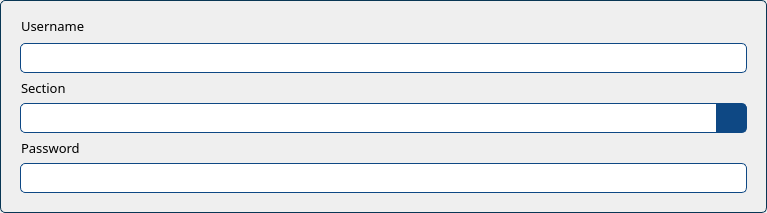
<?xml version="1.0" encoding="UTF-8"?>
<ui version="4.0">
 <class>w_student_item</class>
 <widget class="QWidget" name="w_student_item">
  <property name="geometry">
   <rect>
    <x>0</x>
    <y>0</y>
    <width>767</width>
    <height>213</height>
   </rect>
  </property>
  <property name="styleSheet">
   <string notr="true">QWidget#w_student_item {
  padding: 1px 5px;
  border: 1px solid #083654;
  border-radius: 5px;
}

QLineEdit {
  	padding: 1px 5px;
  	border: 1px solid #0e4884;
  	border-radius: 5px;
}

QPushButton {
  padding: 5px;
  border: 1px solid #0e4884;
  background-color: #0e4884;
}

QLineEdit:focus,
QLineEdit:hover,
QPushButton:focus,
QPushButton:hover {
  border: 1px solid #256eff;
  outline: none;
}

QPushButton:pressed {
  background-color: #072f49;
}
</string>
  </property>
  <layout class="QVBoxLayout" name="verticalLayout">
   <property name="leftMargin">
    <number>20</number>
   </property>
   <property name="topMargin">
    <number>15</number>
   </property>
   <property name="rightMargin">
    <number>20</number>
   </property>
   <property name="bottomMargin">
    <number>20</number>
   </property>
   <item>
    <layout class="QHBoxLayout" name="horizontalLayout_32">
     <property name="spacing">
      <number>0</number>
     </property>
     <property name="sizeConstraint">
      <enum>QLayout::SetMinimumSize</enum>
     </property>
     <item>
      <widget class="QLabel" name="label_38">
       <property name="sizePolicy">
        <sizepolicy hsizetype="Fixed" vsizetype="Expanding">
         <horstretch>0</horstretch>
         <verstretch>0</verstretch>
        </sizepolicy>
       </property>
       <property name="font">
        <font>
         <family>Barlow</family>
         <pointsize>10</pointsize>
        </font>
       </property>
       <property name="text">
        <string>Username</string>
       </property>
       <property name="indent">
        <number>1</number>
       </property>
      </widget>
     </item>
     <item>
      <spacer name="horizontalSpacer_25">
       <property name="orientation">
        <enum>Qt::Horizontal</enum>
       </property>
       <property name="sizeHint" stdset="0">
        <size>
         <width>40</width>
         <height>20</height>
        </size>
       </property>
      </spacer>
     </item>
     <item>
      <widget class="QPushButton" name="btn_student_item_close">
       <property name="sizePolicy">
        <sizepolicy hsizetype="Fixed" vsizetype="Fixed">
         <horstretch>0</horstretch>
         <verstretch>0</verstretch>
        </sizepolicy>
       </property>
       <property name="minimumSize">
        <size>
         <width>20</width>
         <height>20</height>
        </size>
       </property>
       <property name="maximumSize">
        <size>
         <width>20</width>
         <height>20</height>
        </size>
       </property>
       <property name="cursor">
        <cursorShape>PointingHandCursor</cursorShape>
       </property>
       <property name="styleSheet">
        <string notr="true">QPushButton{
	border: none;
	border-radius: none;
	background: none;
	background-repeat: none;
	background-image: url(:/icons/close.png);
	background-position: center center;
}

QPushButton:hover{
	background: none;
	background-repeat: none;
	background-image: url(:/icons/close_2.png);
	background-position: center center;
}</string>
       </property>
      </widget>
     </item>
    </layout>
   </item>
   <item>
    <widget class="QLineEdit" name="txt_student_item_username">
     <property name="minimumSize">
      <size>
       <width>0</width>
       <height>30</height>
      </size>
     </property>
     <property name="font">
      <font>
       <family>Barlow</family>
       <pointsize>10</pointsize>
      </font>
     </property>
    </widget>
   </item>
   <item>
    <widget class="QLabel" name="label_39">
     <property name="sizePolicy">
      <sizepolicy hsizetype="Preferred" vsizetype="Fixed">
       <horstretch>0</horstretch>
       <verstretch>0</verstretch>
      </sizepolicy>
     </property>
     <property name="font">
      <font>
       <family>Barlow</family>
       <pointsize>10</pointsize>
      </font>
     </property>
     <property name="text">
      <string>Section</string>
     </property>
     <property name="indent">
      <number>1</number>
     </property>
    </widget>
   </item>
   <item>
    <layout class="QHBoxLayout" name="horizontalLayout_41">
     <property name="spacing">
      <number>0</number>
     </property>
     <item>
      <widget class="QLineEdit" name="txt_student_item_section">
       <property name="sizePolicy">
        <sizepolicy hsizetype="Expanding" vsizetype="Fixed">
         <horstretch>0</horstretch>
         <verstretch>0</verstretch>
        </sizepolicy>
       </property>
       <property name="minimumSize">
        <size>
         <width>0</width>
         <height>30</height>
        </size>
       </property>
       <property name="font">
        <font>
         <family>Barlow</family>
         <pointsize>10</pointsize>
        </font>
       </property>
       <property name="styleSheet">
        <string notr="true">border-radius: none;
border-top-left-radius: 5px;
border-bottom-left-radius: 5px;</string>
       </property>
      </widget>
     </item>
     <item>
      <widget class="QPushButton" name="btn_student_item_get_section">
       <property name="sizePolicy">
        <sizepolicy hsizetype="Fixed" vsizetype="Fixed">
         <horstretch>0</horstretch>
         <verstretch>0</verstretch>
        </sizepolicy>
       </property>
       <property name="minimumSize">
        <size>
         <width>30</width>
         <height>30</height>
        </size>
       </property>
       <property name="maximumSize">
        <size>
         <width>30</width>
         <height>30</height>
        </size>
       </property>
       <property name="font">
        <font>
         <family>Barlow</family>
         <pointsize>12</pointsize>
         <weight>75</weight>
         <bold>true</bold>
        </font>
       </property>
       <property name="cursor">
        <cursorShape>PointingHandCursor</cursorShape>
       </property>
       <property name="styleSheet">
        <string notr="true">border-top-right-radius: 5px;
border-bottom-right-radius: 5px;</string>
       </property>
       <property name="text">
        <string/>
       </property>
       <property name="icon">
        <iconset resource="C:/Users/moral/Desktop/Resources/Resources.qrc">
         <normaloff>:/icons/search.png</normaloff>:/icons/search.png</iconset>
       </property>
       <property name="iconSize">
        <size>
         <width>18</width>
         <height>18</height>
        </size>
       </property>
      </widget>
     </item>
    </layout>
   </item>
   <item>
    <widget class="QLabel" name="label_33">
     <property name="sizePolicy">
      <sizepolicy hsizetype="Preferred" vsizetype="Fixed">
       <horstretch>0</horstretch>
       <verstretch>0</verstretch>
      </sizepolicy>
     </property>
     <property name="font">
      <font>
       <family>Barlow</family>
       <pointsize>10</pointsize>
      </font>
     </property>
     <property name="text">
      <string>Password</string>
     </property>
     <property name="indent">
      <number>1</number>
     </property>
    </widget>
   </item>
   <item>
    <widget class="QLineEdit" name="txt_student_item_password">
     <property name="minimumSize">
      <size>
       <width>0</width>
       <height>30</height>
      </size>
     </property>
     <property name="font">
      <font>
       <family>Barlow</family>
       <pointsize>10</pointsize>
      </font>
     </property>
    </widget>
   </item>
  </layout>
 </widget>
 <resources>
  <include location="C:/Users/moral/Desktop/Resources/Resources.qrc"/>
 </resources>
 <connections/>
</ui>
